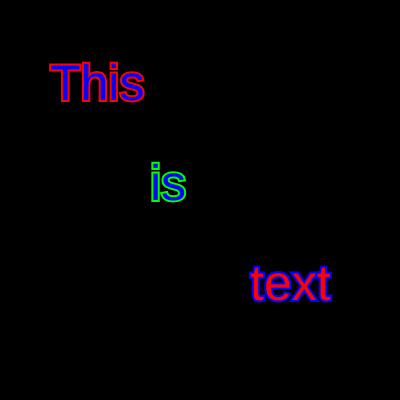
Frame 1 (no input)
Frame 60 (no input): identical to frame 1, image omitted
Frame 120 (the mouse pressed at the canvas centre since frame 60): identical to frame 1, image omitted

The p5.js sketch that drew this single still picture (run headless with seeded random() and noise() and a simulated clock; from frame 60 on, the mouse is pressed at the canvas centre):

// p5.js sketch
// ── sketch.js
/*
Created by Mohammed Younus
*/

var txt = ["This", "is", "text"];	//Array that holds text

function setup() { 							//setup function
  createCanvas(400, 400);				//creates canvas 400 x 400
} 															//setup function

function draw() { 							//draw function
  background(0);								//background color to black
  textSize(50);									//size of text
  stroke(255, 0, 0);						//stroke to red
  strokeWeight(4);							//thickness of stroke
  fill(0, 0, 255);							//fills in the color of text
  text(txt[0], 50, 100);				//displays first index of the array
  stroke(0, 255, 0);						//stroke to green
  strokeWeight(4);							//thickness of stroke
  fill(0, 0, 255);							//fills in the color of text
  text(txt[1], 150, 200);				//displays second index of the array
  stroke(0, 0, 255);						//stroke to blue
  strokeWeight(4);							//thickness of stroke
  fill(255, 0, 0);							//fills in the color of text
  text(txt[2], 250, 300);				//displays second index of the array
}																//draw
